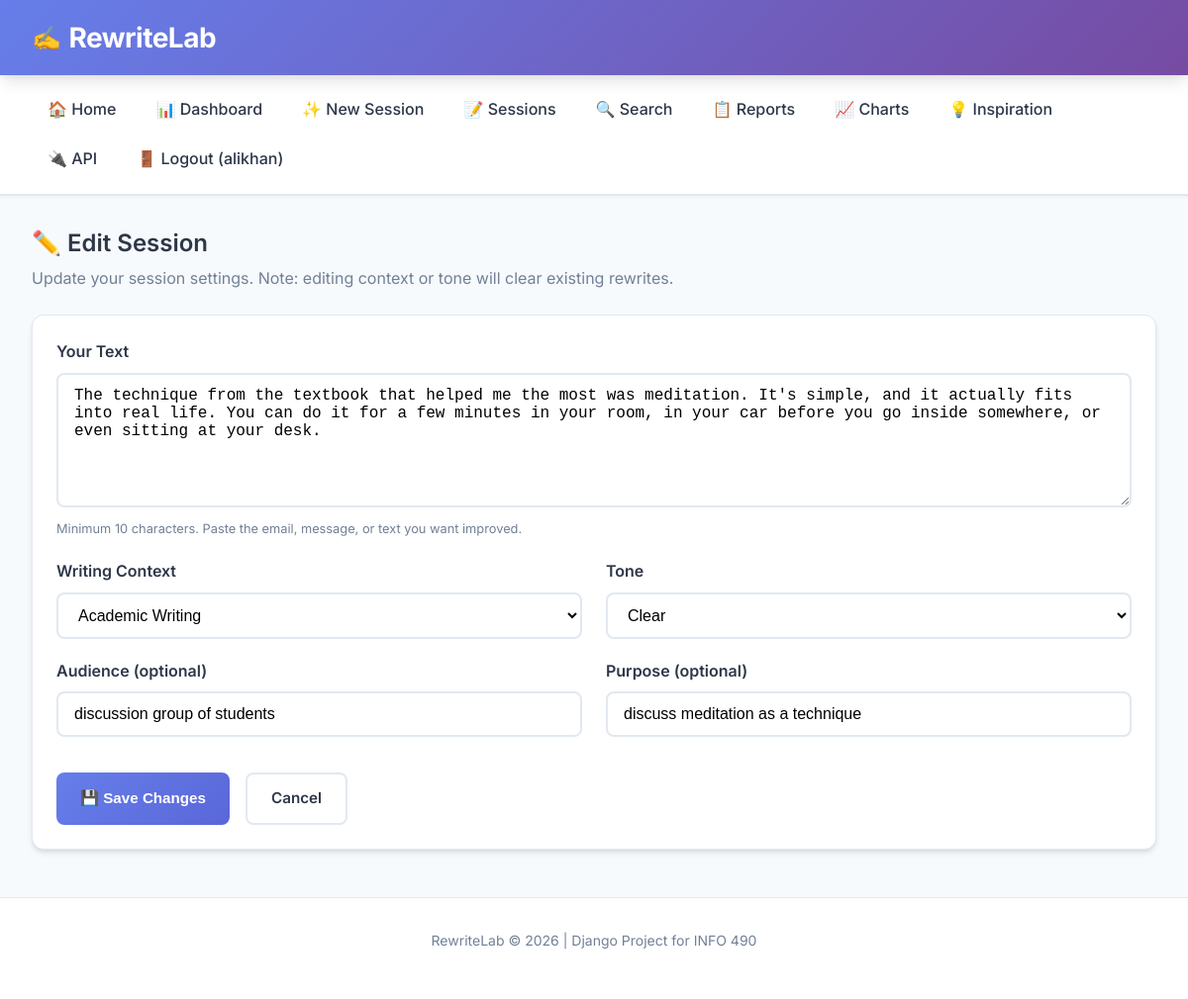
Screenshot of /sessions/18/edit/ (signed in) with the database file from the repository.
### rewrites/models.py (models this page shows, shortened)
class RewriteSession(models.Model):
    original_text = models.TextField(
        validators=[MinLengthValidator(10)],
        help_text="The original text submitted by the user for rewriting"
    )
    user = models.ForeignKey(
        settings.AUTH_USER_MODEL,
        on_delete=models.CASCADE,
        related_name='rewrite_sessions',
        null=True,
        blank=True,
        help_text="The user who created this session (null for legacy/anonymous)"
    )
    context = models.ForeignKey(
        RewriteContext,
        on_delete=models.PROTECT,
        related_name='sessions',
        help_text="The writing context selected for this rewrite"
    )
    tone = models.ForeignKey(
        ToneOption,
        on_delete=models.PROTECT,
        related_name='sessions',
        help_text="The tone selected for this rewrite"
    )
    audience = models.CharField(
        max_length=100,
        blank=True,
        default='',
        help_text="Optional: intended audience (e.g., 'professor', 'manager')"
    )
    purpose = models.CharField(
        max_length=200,
        blank=True,
        default='',
        help_text="Optional: purpose of the text (e.g., 'request extension', 'follow up')"
    )
    session_token = models.CharField(
        max_length=64,
        unique=True,
        help_text="Unique token to identify this session (for URL sharing)"
    )
    is_completed = models.BooleanField(
        default=False,
        help_text="Whether rewrites have been successfully generated"
    )
    created_at = models.DateTimeField(auto_now_add=True)
    updated_at = models.DateTimeField(auto_now=True)
    class Meta:
        ordering = ['-created_at']
        verbose_name = "Rewrite Session"
        verbose_name_plural = "Rewrite Sessions"
        constraints = [
            models.UniqueConstraint(
                fields=['original_text', 'context', 'tone'],
                name='unique_text_context_tone_combination'
            )
        ]

### rewrites/views.py (the view)
# urls.py: path('sessions/<int:pk>/edit/', views.session_edit, name='session_edit'),
@login_required(login_url='rewrites:login')
def session_edit(request, pk):
    from .forms import SessionCreateForm
    session = get_object_or_404(RewriteSession, pk=pk)
    if session.user and session.user != request.user:
        django_messages.error(request, 'You do not have permission to edit this session.')
        return redirect('rewrites:session_detail', pk=pk)
    old_context = session.context_id
    old_tone = session.tone_id
    if request.method == 'POST':
        form = SessionCreateForm(request.POST, instance=session)
        if form.is_valid():
            updated = form.save(commit=False)
            if updated.context_id != old_context or updated.tone_id != old_tone:
                updated.is_completed = False
                updated.save()
                updated.results.all().delete()
                django_messages.info(
                    request,
                    'Context or tone changed — previous rewrites cleared. Generate new ones.',
                )
            else:
                updated.save()
                django_messages.success(request, 'Session updated.')
            return redirect('rewrites:session_detail', pk=session.pk)
    else:
        form = SessionCreateForm(instance=session)
    return render(request, 'rewrites/session_edit.html', {
        'form': form,
        'session': session,
        'title': 'Edit Session',
    })

### rewrites/models.py (called while the page is built)
    def __str__(self):
        return self.name

    def __str__(self):
        return self.name

### rewrites/templates/rewrites/session_edit.html (shortened to what this page needs)
{% extends 'base.html' %}
{% block content %}
<h2>✏️ Edit Session</h2>
<p style="color: #718096; margin-bottom: 1.5rem;">
    Update your session settings. Note: editing context or tone will clear existing rewrites.
</p>
<div class="card">
    <form method="post">
        <div class="form-group">
            <label for="{{ form.original_text.id_for_label }}">{{ form.original_text.label }}</label>
            {{ form.original_text }}
            {% if form.original_text.help_text %}
            <div class="form-help">{{ form.original_text.help_text }}</div>
            {% endif %}
        </div>
        <div class="grid-2">
            <div class="form-group">
                <label for="{{ form.context.id_for_label }}">{{ form.context.label }}</label>
                {{ form.context }}
            </div>
            <div class="form-group">
                <label for="{{ form.tone.id_for_label }}">{{ form.tone.label }}</label>
                {{ form.tone }}
            </div>
        </div>
        <div class="grid-2">
            <div class="form-group">
                <label for="{{ form.audience.id_for_label }}">{{ form.audience.label }}</label>
                {{ form.audience }}
            </div>
            <div class="form-group">
                <label for="{{ form.purpose.id_for_label }}">{{ form.purpose.label }}</label>
                {{ form.purpose }}
            </div>
        </div>
        <div style="display: flex; gap: 1rem; margin-top: 1rem;">
            <button type="submit" class="btn btn-primary">💾 Save Changes</button>
            <a href="{% url 'rewrites:session_detail' session.pk %}" class="btn btn-secondary">Cancel</a>
        </div>
    </form>
</div>
{% endblock %}

### templates/base.html (shortened to what this page needs)
{% load static %}
<!DOCTYPE html>
<html lang="en">
<head>
    <link rel="stylesheet" href="{% static 'css/styles.css' %}?v=1.0">
</head>
<body>
    <header>
        <h1><a href="{% url 'rewrites:home' %}"><span class="logo-icon">✍️</span> RewriteLab</a></h1>
    </header>
    <nav>
        <ul>
            <li><a href="{% url 'rewrites:home' %}">🏠 Home</a></li>
            {% if user.is_authenticated %}
            <li><a href="{% url 'rewrites:dashboard' %}">📊 Dashboard</a></li>
            <li><a href="{% url 'rewrites:session_create' %}">✨ New Session</a></li>
            <li><a href="{% url 'rewrites:session_cbv_generic' %}">📝 Sessions</a></li>
            <li><a href="{% url 'rewrites:search' %}">🔍 Search</a></li>
            <li><a href="{% url 'rewrites:reports' %}">📋 Reports</a></li>
            <li><a href="{% url 'rewrites:vegalite_charts' %}">📈 Charts</a></li>
            <li><a href="{% url 'rewrites:external_quotes' %}">💡 Inspiration</a></li>
            <li><a href="{% url 'rewrites:api_summary' %}">🔌 API</a></li>
            <li><a href="{% url 'rewrites:logout' %}">🚪 Logout ({{ user.username }})</a></li>
            {% else %}
            <li><a href="{% url 'rewrites:login' %}">🔐 Login</a></li>
            <li><a href="{% url 'rewrites:register' %}">📝 Sign Up</a></li>
            {% endif %}
        </ul>
    </nav>
    <main>
        {% block content %}{% endblock %}
    </main>
    <footer>
        <p>RewriteLab &copy; 2026 | Django Project for INFO 490</p>
    </footer>
</body>
</html>

### static/css/styles.css (style rules this page uses)
:root { --primary-color: #667eea; --primary-dark: #5a67d8; --secondary-color: #764ba2; --success-color: #48bb78; --warning-color: #ed8936; --danger-color: #f56565; --text-color: #2d3748; --text-muted: #718096; --bg-color: #f7fafc; --card-bg: #ffffff; --border-color: #e2e8f0; --shadow: 0 4px 6px -1px rgba(0, 0, 0, 0.1), 0 2px 4px -1px rgba(0, 0, 0, 0.06); --shadow-lg: 0 10px 15px -3px rgba(0, 0, 0, 0.1), 0 4px 6px -2px rgba(0, 0, 0, 0.05); }
* { margin: 0; padding: 0; box-sizing: border-box; }
body { font-family: 'Inter', -apple-system, BlinkMacSystemFont, 'Segoe UI', Roboto, Oxygen, Ubuntu, sans-serif; line-height: 1.6; color: var(--text-color); background-color: var(--bg-color); min-height: 100vh; }
h1, h2, h3, h4, h5, h6 { font-weight: 600; line-height: 1.3; margin-bottom: 0.5rem; }
h1 { font-size: 2rem; }
h2 { font-size: 1.5rem; }
p { margin-bottom: 1rem; }
header { background: linear-gradient(135deg, var(--primary-color) 0%, var(--secondary-color) 100%); color: white; padding: 1.25rem 2rem; box-shadow: var(--shadow-lg); position: sticky; top: 0; z-index: 100; }
header h1 { font-size: 1.75rem; font-weight: 700; letter-spacing: -0.5px; margin: 0; }
header h1 a { color: white; text-decoration: none; display: flex; align-items: center; gap: 0.5rem; }
.logo-icon { font-size: 1.5rem; }
nav { background: var(--card-bg); padding: 0.875rem 2rem; border-bottom: 2px solid var(--border-color); box-shadow: 0 1px 3px rgba(0, 0, 0, 0.05); }
nav ul { list-style: none; display: flex; gap: 0.5rem; flex-wrap: wrap; align-items: center; }
nav li { position: relative; }
nav a { color: var(--text-color); text-decoration: none; font-weight: 500; padding: 0.5rem 1rem; border-radius: 6px; transition: all 0.2s ease; display: inline-block; }
main { max-width: 1200px; margin: 2rem auto; padding: 0 2rem; }
.card { background: var(--card-bg); border-radius: 12px; box-shadow: var(--shadow); padding: 1.5rem; margin-bottom: 1.5rem; border: 1px solid var(--border-color); transition: box-shadow 0.2s ease; }
.form-group { margin-bottom: 1.25rem; }
.form-group label { display: block; font-weight: 600; margin-bottom: 0.5rem; color: var(--text-color); }
.form-control { width: 100%; padding: 0.75rem 1rem; border: 2px solid var(--border-color); border-radius: 8px; font-size: 1rem; transition: border-color 0.2s ease, box-shadow 0.2s ease; background: var(--card-bg); }
.form-control::placeholder { color: var(--text-muted); }
select.form-control { cursor: pointer; }
textarea.form-control { resize: vertical; min-height: 100px; }
.form-help { font-size: 0.8rem; color: var(--text-muted); margin-top: 0.25rem; }
.btn { display: inline-flex; align-items: center; justify-content: center; gap: 0.5rem; padding: 0.75rem 1.5rem; border: none; border-radius: 8px; font-size: 0.95rem; font-weight: 600; cursor: pointer; transition: all 0.2s ease; text-decoration: none; }
.btn-primary { background: linear-gradient(135deg, var(--primary-color) 0%, var(--primary-dark) 100%); color: white; }
.btn-secondary { background: var(--card-bg); color: var(--text-color); border: 2px solid var(--border-color); }
a { color: var(--primary-color); transition: color 0.2s ease; }
footer { text-align: center; padding: 2rem; color: var(--text-muted); font-size: 0.875rem; border-top: 1px solid var(--border-color); margin-top: 3rem; background: var(--card-bg); }
.grid-2 { display: grid; grid-template-columns: repeat(2, 1fr); gap: 1.5rem; }
.card { animation: fadeIn 0.3s ease-out; }

### rows the page displays
RewriteSession: original_text "The technique from the textbook that helped me the most was meditation. It's simple, and it actually fits into real life. You can do it for a few minutes in your room, in your car before you go inside somewhere, or even sitting at your desk.", context "Academic Writing", tone "Clear", audience "discussion group of students", purpose "discuss meditation as a technique"

### other values shown
{{ user.username }} "alikhan"
